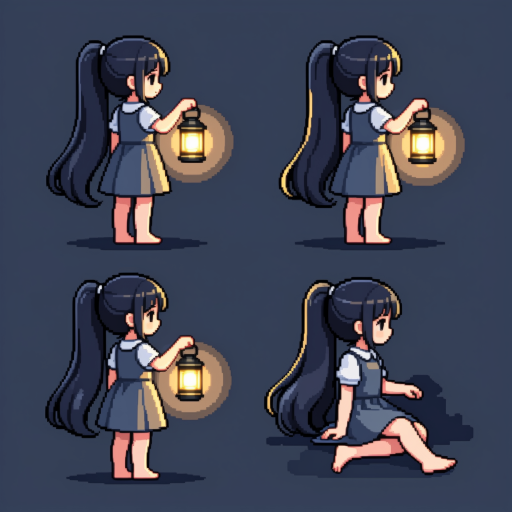
#> input picture assets/reference/keeper.png, 1024 x 1024 px, found by its file name (shown at 1/2 size)
$ python image_to_sprite.py --src assets/reference/keeper.png --box 0,0,0.5,1 --name keeper_ai
#> lines starting #> are read from the running program, lines starting #| are printed output that depends on the picture; after the words box and inside, x2 and y2 are one past the last pixel; in counts of white or black regions, pixels touching at a corner belong together
# -*- coding: utf-8 -*-
"""把文生图结果转成工程可用的像素精灵。

文生图有三个工程上过不去的坎: 背景不透明、尺寸太大、帧间不一致。
但前两个可以在代码里解决:
  1. 从四角泛洪抠掉背景 -> alpha
  2. 高质量重采样到像素尺寸(如高 26px) -> 回到像素网格
  3. 量化到工程调色板 -> 色调统一, 且能复用现有的压暗/光晕链路

产物: assets/sprites/down_<name>.png, 并在预览图里和手绘版并排对比。

  python tools/image_to_sprite.py --src assets/reference/keeper.png --box 0,0,0.5,1 --name keeper_ai
"""
import argparse
import os
import sys

sys.path.insert(0, os.path.dirname(os.path.dirname(os.path.abspath(__file__))))

import numpy as np  # noqa: E402
from PIL import Image, ImageDraw, ImageFilter  # noqa: E402

PALETTE = [
    (13, 16, 28), (38, 48, 80), (66, 84, 128), (140, 170, 220),
    (176, 152, 136), (208, 186, 168),
    (96, 118, 168), (140, 168, 216),
    (118, 146, 202), (166, 194, 238), (78, 100, 150),
    (240, 201, 122), (255, 231, 176), (168, 122, 62),
    (58, 74, 112), (196, 222, 250),
    (46, 58, 92), (72, 90, 136),
    (222, 232, 246), (226, 112, 94), (140, 214, 168), (240, 208, 150),
]


def key_out(img: Image.Image, tol: int = 42) -> Image.Image:
    """从四角泛洪抠背景 -> 带 alpha 的图。"""
    img = img.convert("RGBA")
    a = np.array(img)
    h, w = a.shape[:2]
    # 背景色取四角中位数
    corners = np.array([a[0, 0, :3], a[0, w - 1, :3], a[h - 1, 0, :3], a[h - 1, w - 1, :3]],
                       dtype=np.float32)
    bg = np.median(corners, axis=0)
    dist = np.sqrt(((a[:, :, :3].astype(np.float32) - bg[None, None, :]) ** 2).sum(axis=2))
    mask = dist > tol
    # 只保留最大的连通块(去掉零散噪点)
    mask = _largest_blob(mask)
    out = a.copy()
    out[:, :, 3] = np.where(mask, 255, 0).astype(np.uint8)
    return Image.fromarray(out, "RGBA")


def _largest_blob(mask: np.ndarray) -> np.ndarray:
    """不引入 scipy 的连通块: 用迭代膨胀近似, 保留与主体相连的部分。"""
    from scipy import ndimage  # scipy 已在依赖里
    lab, n = ndimage.label(mask)
    if n <= 1:
        return mask
    sizes = ndimage.sum(mask, lab, range(1, n + 1))
    keep = int(np.argmax(sizes)) + 1
    # 主体 + 任何面积超过主体 8% 的块(人物可能被灯绳断开)
    out = np.zeros_like(mask)
    for i, s in enumerate(sizes, start=1):
        if s >= max(sizes) * 0.08:
            out |= (lab == i)
    return out


def quantize(img: Image.Image, denoise: bool = True) -> Image.Image:
    """量化到工程调色板, 保留 alpha。

    denoise: 先做一次 3x3 中值滤波。下采样后常出现孤立杂点(颜色跳变),
    中值能去掉它们而不糊掉边缘 —— 这是"像像素画"和"像马赛克"的分界线。
    """
    if denoise:
        img = img.filter(ImageFilter.MedianFilter(3))
    arr = np.array(img).astype(np.float32)
    rgb, alpha = arr[:, :, :3], arr[:, :, 3]
    pal = np.array(PALETTE, dtype=np.float32)
    d = ((rgb[:, :, None, :] - pal[None, None, :, :]) ** 2).sum(axis=3)
    idx = d.argmin(axis=2)
    out = np.zeros_like(arr)
    out[:, :, :3] = pal[idx]
    out[:, :, 3] = alpha
    return Image.fromarray(out.astype(np.uint8), "RGBA")


def upscale(name: str, k: int = 5) -> str:
    """把像素精灵按整数倍最近邻放大 —— 成片在 640x360 画布上要用大尺寸。"""
    root = os.path.dirname(os.path.dirname(os.path.abspath(__file__)))
    src = os.path.join(root, "assets", "sprites", f"down_{name}.png")
    im = Image.open(src).convert("RGBA")
    big = im.resize((im.width * k, im.height * k), Image.NEAREST)
    dst = os.path.join(root, "assets", "sprites", f"big_{name}.png")
    big.save(dst)
    print(f"  {name}: {im.size} -> {big.size}  {dst}")
    return dst


def to_sprite(src: str, box, height: int, name: str, tol: int = 42,
              sharpen: bool = True) -> str:
#> called with src = 'assets/reference/keeper.png', box = (0, 0, 0.5, 1), height = 26, name = 'keeper_ai', tol = 42, sharpen = True
    im = Image.open(src).convert("RGBA")
    w, h = im.size
#> w = 1024; h = 1024
    x0, y0, x1, y1 = box
    crop = im.crop((int(x0 * w), int(y0 * h), int(x1 * w), int(y1 * h)))
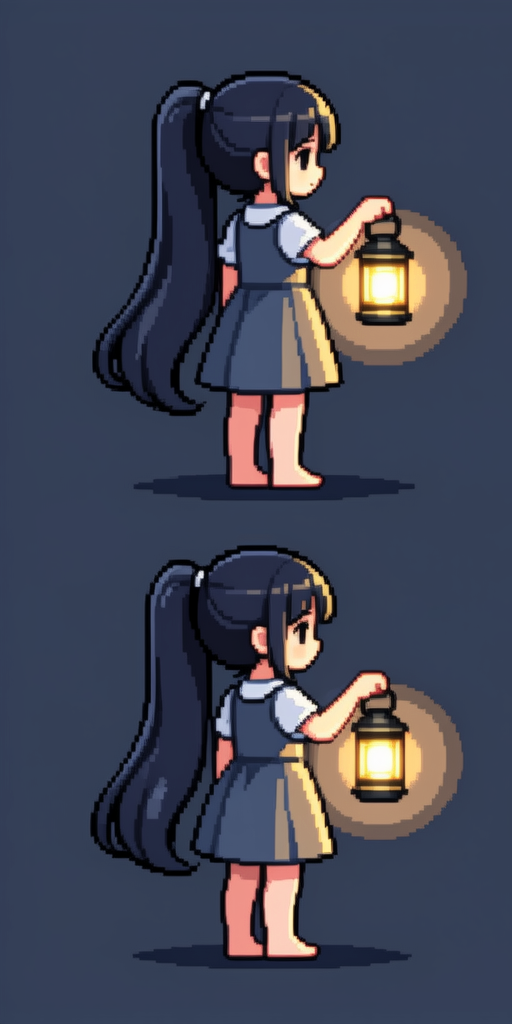
#> crop: PIL image 512x1024 RGBA; mean R, G, B, A 65.9, 69.4, 85.5, 255
    keyed = key_out(crop, tol)
#> in key_out, `corners = np.array([a[0, 0, :3], a[0, w - 1, :3], a[h - 1, 0, :3], a[h..`: corners = [[53, 62, 84], [53, 63, 88], [46, 59, 80], [52, 64, 88]]
#> in key_out, `bg = np.median(corners, axis=0)`: bg = [52.5, 62.5, 86]
#> in key_out, `dist = np.sqrt(((a[:, :, :3].astype(np.float32) - bg[None, None, :]) *..`:
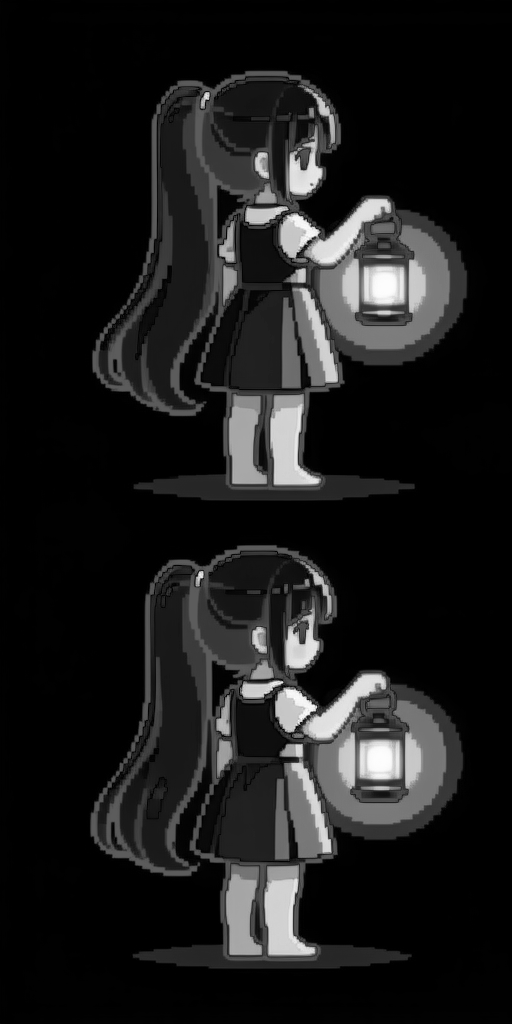
#> dist: shape (1024, 512) float32; min 0.707, max 324.5, mean 35.3; drawn with min black and max white
#> in key_out, `mask = dist > tol`:
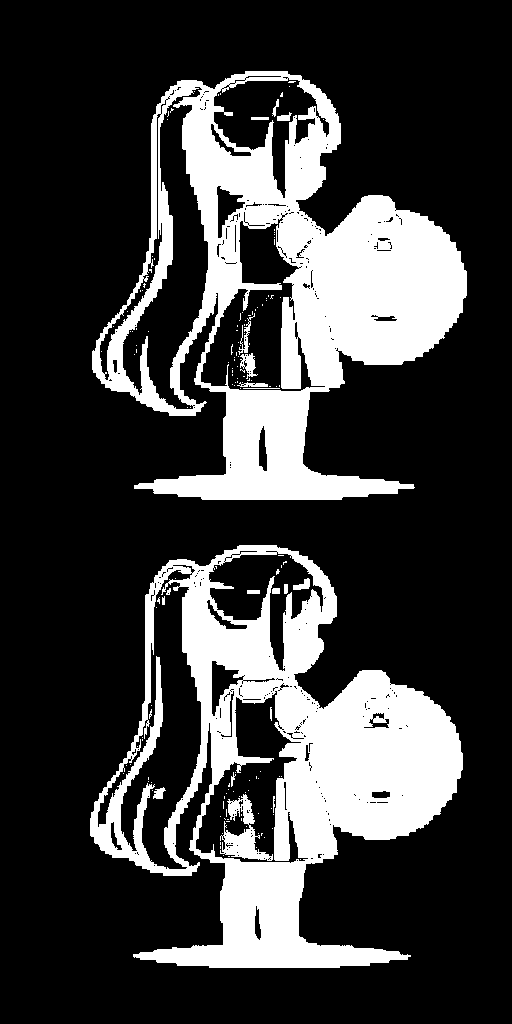
#> mask: shape (1024, 512) bool; 23.9% white; 155 white regions (135 under 20 px), largest, box (x1, y1, x2, y2) and area: (92, 71, 467, 500) 62163, (90, 545, 463, 968) 60041, (220, 794, 273, 861) 1377
#> in _largest_blob, `lab, n = ndimage.label(mask)`:
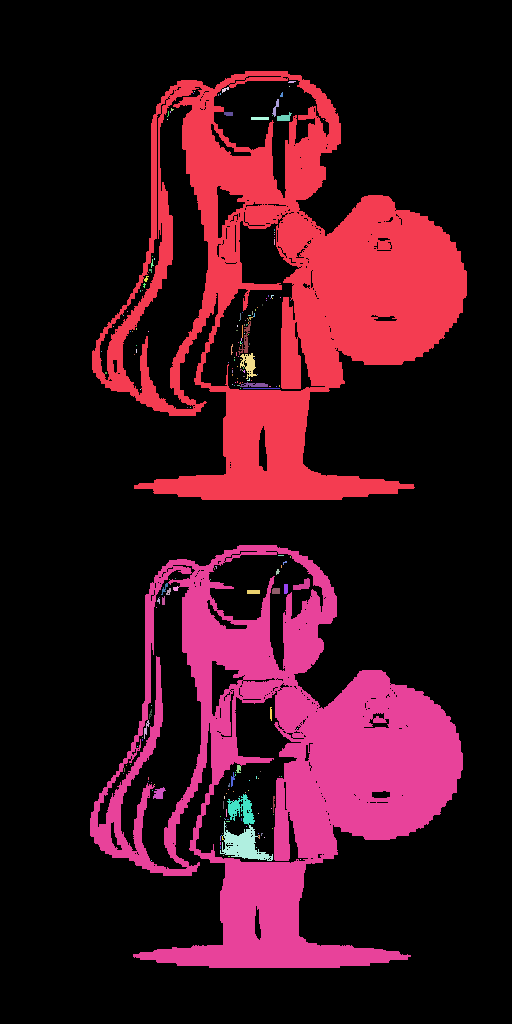
#> lab: shape (1024, 512) int32; 217 distinct labels, from 0 to 216; one colour per label, 0 black
#> in _largest_blob, `lab, n = ndimage.label(mask)`: n = 216
#> in _largest_blob, `sizes = ndimage.sum(mask, lab, range(1, n + 1))`: sizes = 216 values, max 62067 at index 0, min 1 at index 2, mean 579.4
#> in _largest_blob, `keep = int(np.argmax(sizes)) + 1`: keep = 1
#> the loop in _largest_blob, `for i, s in enumerate(sizes, start=1):` made 216 passes
#> s on passes 1 to 3: 62067, 13, 1
#> after the loop in _largest_blob, `for i, s in enumerate(sizes, start=1):`:
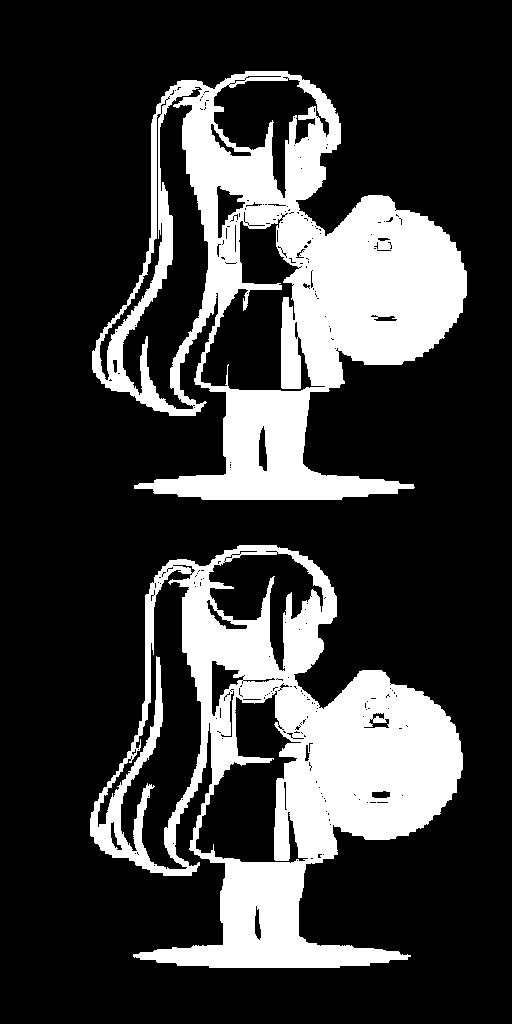
#> out: shape (1024, 512) bool; 23.3% white; 2 white regions, box (x1, y1, x2, y2) and area: (92, 71, 467, 500) 62067, (90, 545, 463, 968) 59907
#> in key_out, `out[:, :, 3] = np.where(mask, 255, 0).astype(np.uint8)`:
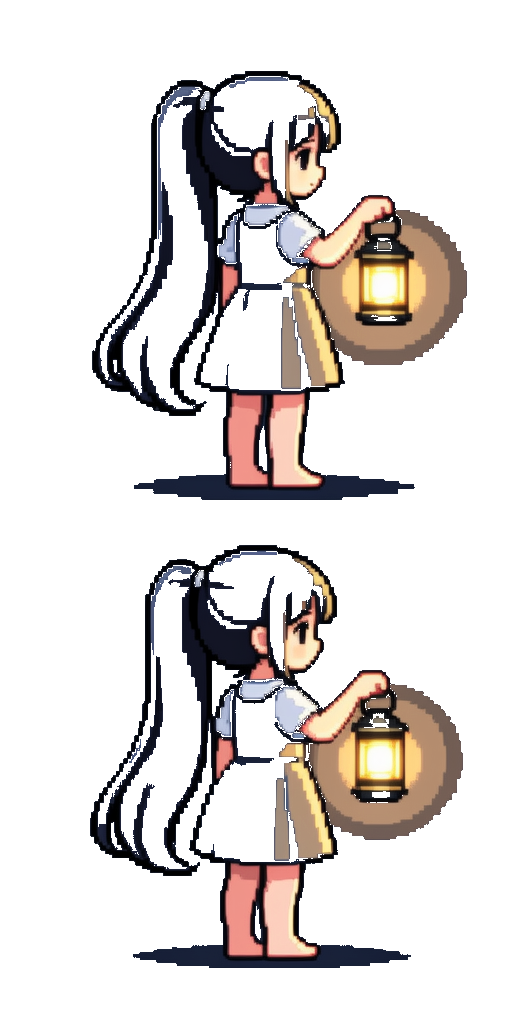
#> out: shape (1024, 512, 4); mean R, G, B, A 65.9, 69.4, 85.5, 59.3; transparent parts drawn white
    bb = keyed.getbbox()
#> bb = (90, 71, 467, 968)
    if bb:
        keyed = keyed.crop(bb)
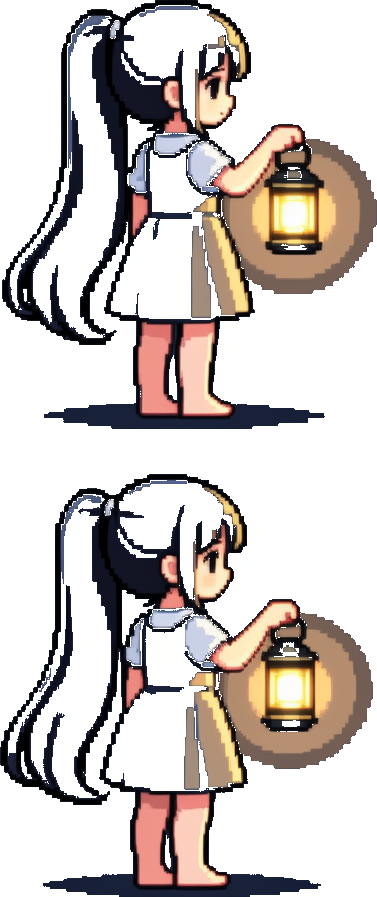
#> keyed: PIL image 377x897 RGBA; mean R, G, B, A 73.5, 72.8, 84.8, 92; transparent parts drawn white
    # 重采样到像素高度
    k = height / keyed.height
#> k = 0.029
    small = keyed.resize((max(1, int(round(keyed.width * k))), height), Image.LANCZOS)
    # 阈值化 alpha, 避免半透明毛边(像素画必须硬边)
    a = np.array(small)
    a[:, :, 3] = np.where(a[:, :, 3] > 110, 255, 0).astype(np.uint8)
    small = Image.fromarray(a, "RGBA")
    if sharpen:
        small = quantize(small)
    out_dir = os.path.join(os.path.dirname(os.path.dirname(os.path.abspath(__file__))),
                           "assets", "sprites")
    os.makedirs(out_dir, exist_ok=True)
    dst = os.path.join(out_dir, f"down_{name}.png")
    small.save(dst)
    print(f"  {name}: {crop.size} -> 抠背景 -> {small.size}  -> {dst}")
#|   keeper_ai: (512, 1024) -> 抠背景 -> (11, 26)  -> assets/sprites/down_keeper_ai.png
    return dst


def preview(pairs, out_path, k=8):
    """并排对比: (标签, 图路径) 列表。"""
    imgs = [(lab, Image.open(p).convert("RGBA")) for lab, p in pairs]
    cw = max(im.width for _, im in imgs) * k + 16
    ch = max(im.height for _, im in imgs) * k + 24
    sheet = Image.new("RGB", (cw * len(imgs), ch), (18, 22, 34))
    d = ImageDraw.Draw(sheet)
    for i, (lab, im) in enumerate(imgs):
        big = im.resize((im.width * k, im.height * k), Image.NEAREST)
        ox = i * cw + (cw - big.width) // 2
        oy = 20
        sheet.paste(big, (ox, oy), big)
        d.text((i * cw + 8, 6), lab, fill=(200, 210, 230))
    sheet.save(out_path)
    print("对比图:", out_path, sheet.size)


if __name__ == "__main__":
    ap = argparse.ArgumentParser()
    ap.add_argument("--src", default=os.path.join("assets", "reference", "keeper.png"))
    ap.add_argument("--box", default="0.06,0.03,0.45,0.50", help="归一化裁剪框 x0,y0,x1,y1")
    ap.add_argument("--name", default="keeper_ai")
    ap.add_argument("--height", type=int, default=26)
    ap.add_argument("--tol", type=int, default=42)
    a = ap.parse_args()
    box = tuple(float(v) for v in a.box.split(","))
    to_sprite(a.src, box, a.height, a.name, a.tol)
